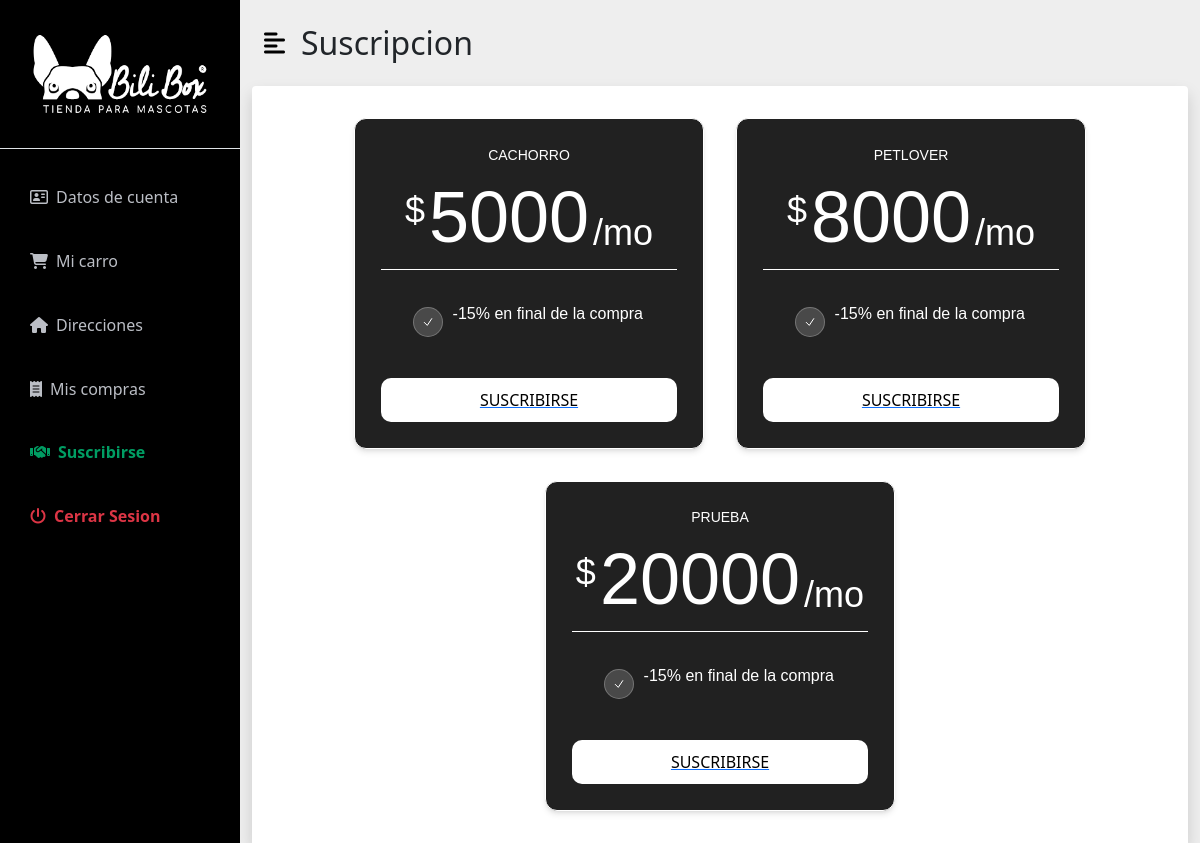
The page /dashboard/suscripcion/ (signed in) on the database as committed earlier.
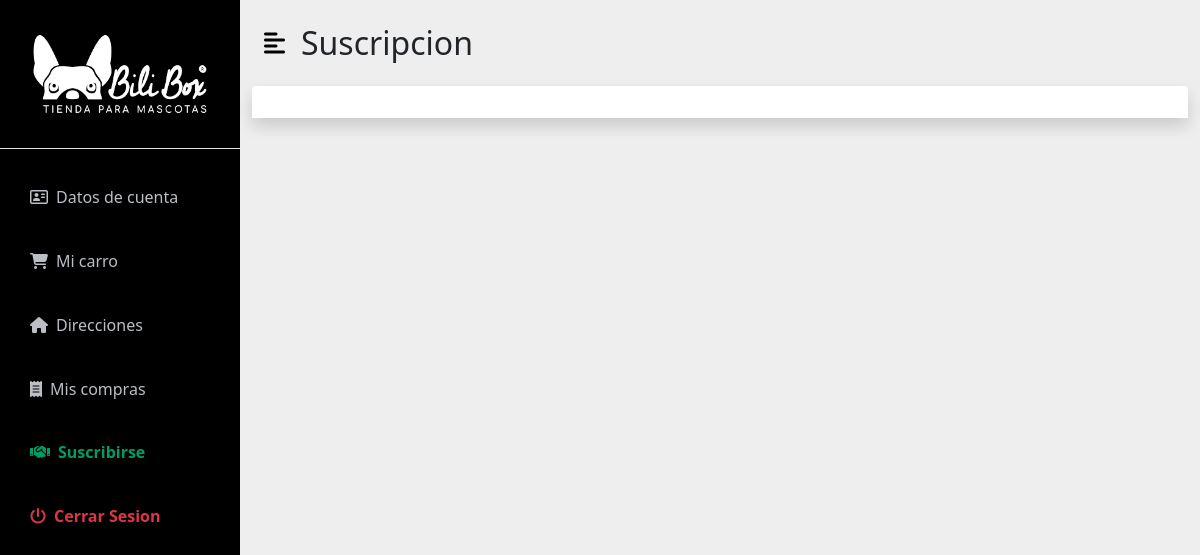
The same page on the database as committed later.
### Appsuscripciones/models.py (models this page shows, shortened)
class Plan(models.Model):
    nombre = models.CharField(max_length=50)
    precio = models.IntegerField()
    created_at = models.DateTimeField(auto_now_add=True)
    class Meta:
        db_table = 'plan' #Como se va a ver en la basen de datos
        verbose_name = 'plan'
        verbose_name_plural = 'planes'

### AppDashboard/views.py (the view)
# urls.py: path('suscripcion/',views.suscripcion_user, name='suscripcion'),
def suscripcion_user(request):
    user = User.objects.get(id=request.user.id)
    suscripciones = user.suscripcion.all()
    planes = Plan.objects.all()
    data = {
        'planes':planes,
        'suscripciones': suscripciones,
    }
    return render(request,'suscripcion/suscripcion.html',data)

### AppCarro/context_processor.py (called while the page is built)
def importe_total_carro(request):
    total=0
    try:
      if request.user.is_authenticated:
        for key, value in request.session["carro"].items():
          total = total + (int(value["precio"]) * value["cantidad"])
      else:
        pass
    except:
      pass
    return {'importe_total_carro':total}

### AppDashboard/templates/suscripcion/suscripcion.html (shortened to what this page needs)
{% extends 'Dashboards/base-dash.html' %}
{% load static %}
{% block content %}
<link rel="stylesheet" href="{% static 'css/plan.css' %}">
<div id="page-content-wrapper">
    <nav class="navbar navbar-expand-lg navbar-light bg-transparent py-4 px-4">
        <div class="d-flex align-items-center">
            <i class="fas fa-align-left primary-text fs-4 me-3" id="menu-toggle"></i>
            <h2 class="fs-2 m-0">Suscripcion</h2>
        </div>
    </nav>
    <div class="container-fluid px-4 ">
        <div class="row d-flex justify-content-center align-items-center p-3  rounded-top shadow"
            style="background-color: white;">
            {% if suscripciones %}
                {% for i in suscripciones %}
                <div class="">
                    <p class="fs-2">Plan {{i.plan.nombre}}</p>
                </div>
                <hr>
                <div class="col-lg-6 p-3">
                    <p>Tu suscripcion termina el</p>
                    <p class="fs-4">{{i.created_at}}</p>
                </div>
                <div class="col-lg-6 p-3">
                    <p>Ultimo cargo</p>
                    <span class="fs-5 fw-bold">$ {{i.plan.precio}}</span> el {{i.created_at}}
                </div>
                <hr>
                <div class="">
                    <a href="#" onclick="eliminarSuscripcion({{i.id}})"
                        class="fs-6 link-dark link-offset-2 link-underline-opacity-25 link-underline-opacity-100-hover"><i
                            class="fa-solid fa-xmark me-1 fs-4"></i>Cancelar suscripcion</a>
                </div>
                {% endfor %}
            {% else %}
                {% for i in planes %}
                <div class="pack-container m-3">
                    <div class="header">
                        <p class="title">
                            {{i.nombre}}
                        </p>
                        <div class="price-container">
                            <span>$</span>{{i.precio}}
                            <span>/mo</span>
                        </div>
                    </div>
                    <div>
                        <ul class="lists">
                            <li class="list">
                                <span>
                                    <svg aria-hidden="true" stroke="currentColor" stroke-width="2" viewBox="0 0 24 24"
                                        fill="none" xmlns="http://www.w3.org/2000/svg">
                                        <path d="M4.5 12.75l6 6 9-13.5" stroke-linejoin="round" stroke-linecap="round">
                                        </path>
                                    </svg>
                                </span>
                                <p>
                                    -15% en final de la compra
                                </p>
                            </li>
                        </ul>
                    </div>
                    <div class="button-container">
                        <a href="{% url 'dashboard:nueva_suscripcion' i.id %}">
                            <button type="button">
                                Suscribirse
                            </button>
                        </a>
                    </div>
                </div>
                {% endfor %}
            {% endif %}
        </div>
    </div>
</div>
{% endblock %}

Rows that differ between the two databases and show on the page:
removed Plan: nombre "CACHORRO", precio "5000"
removed Plan: nombre "PETLOVER", precio "8000"
removed Plan: nombre "PRUEBA", precio "20000"
